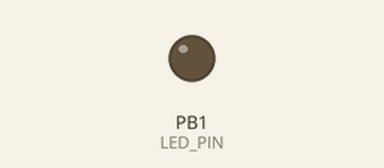
Recording of a sketch running on a simulated ATtiny85, built with avr-gcc and run on an emulated ATtiny85. On the bench: output pins drawn as LEDs (lit = HIGH).

Above: at 0.3 s.
At 2.4 s:
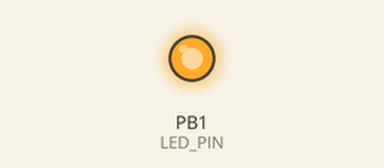
Timing chart, 0 to 3.7 s (numbered marks = the images above):
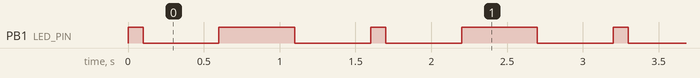

Measured:
- by itself, PB1 (LED_PIN): repeats every 1.6 s: LOW 0.50 s, HIGH 0.50 s, LOW 0.50 s, HIGH 0.10 s
- by itself, everything shown: repeats every 1.6 s, in 4 steps

The sketch:

arduino-blink.ino
```cpp
#include <Arduino.h>

#define LED_PIN LED_BUILTIN
// #define LED_PIN 30  // Arduino Pro Micro
// #define LED_PIN 1  // Digispark
// #define LED_PIN 8  // Seeed XIAO ESP32C3
// #define LED_PIN 2  // UIAPduino Pro Micro CH32V003
// #define LED_PIN PC1 // CH32V003
// #define LED_PIN 17  // ProMicro RP2040
// #define LED_PIN 1

#define LED_ON HIGH
#define LED_OFF LOW
// #define LED_ON LOW
// #define LED_OFF HIGH

#define LED_DURATION1 100
#define LED_DURATION2 500
#define LED_WAIT 500

void setup() {
  pinMode(LED_PIN, OUTPUT);
  digitalWrite(LED_PIN, LED_OFF);
}

void loop() {
  digitalWrite(LED_PIN, LED_ON);
  delay(LED_DURATION1);
  digitalWrite(LED_PIN, LED_OFF);
  delay(LED_WAIT);

  digitalWrite(LED_PIN, LED_ON);
  delay(LED_DURATION2);
  digitalWrite(LED_PIN, LED_OFF);
  delay(LED_WAIT);
}
```
